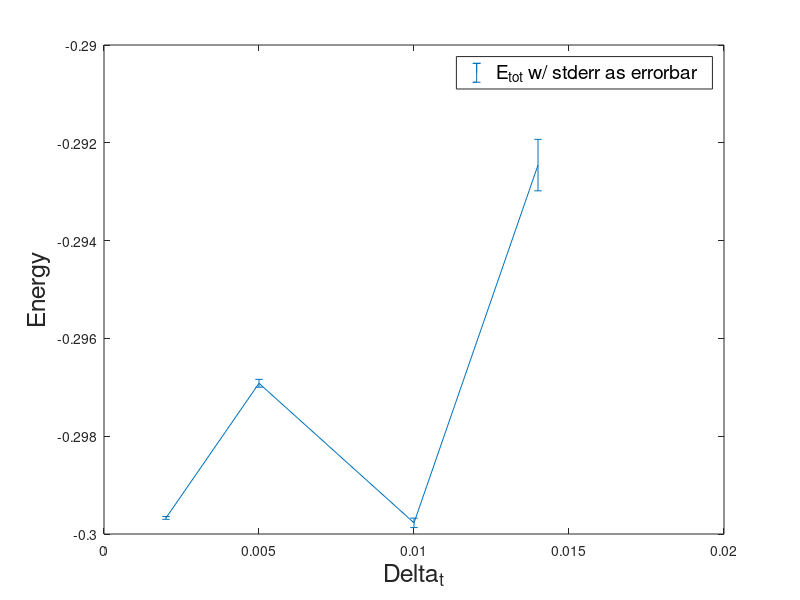
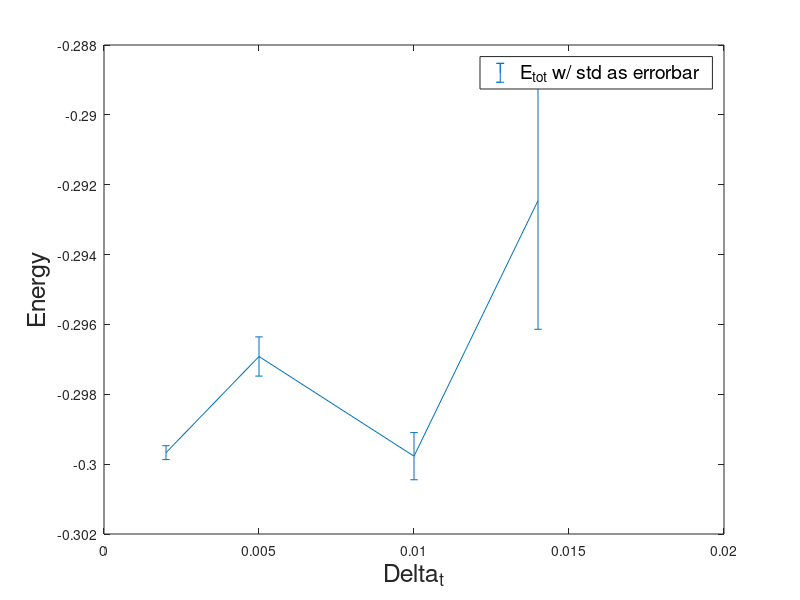
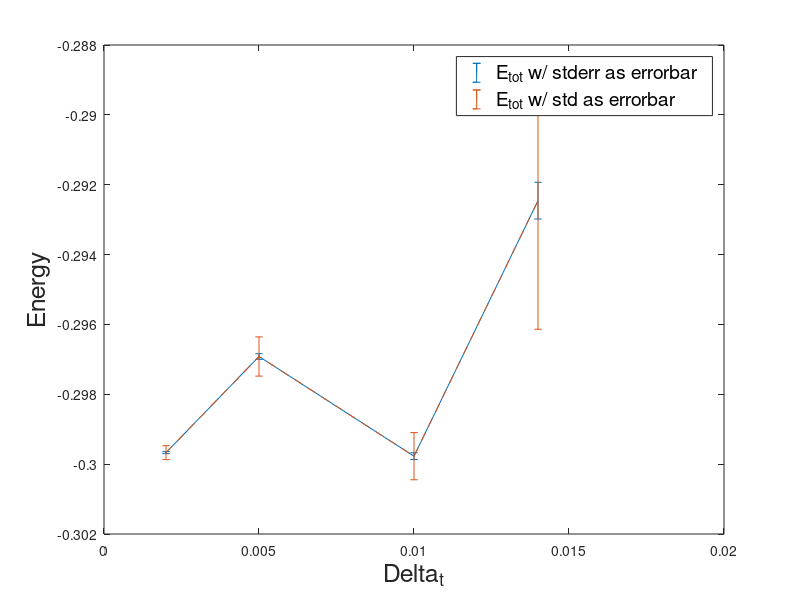

MATLAB code to generate these figures, in order:
clear

data_dt_002 = [-0.299671, 5.67969e-05];
data_dt_005 = [-0.296918, 0.000160269];
data_dt_010 = [-0.299772, 0.000192871];
data_dt_014 = [-0.292456, 0.00105202];
data_dt_020 = [4.13966e+14, 3.1706e+06];

N = 64;
NBlocks = 50;

% note we discard last as that is very divergent
xdata = [0.002, 0.005, 0.010, 0.014];
ydata = [data_dt_002(1), data_dt_005(1), data_dt_010(1), data_dt_014(1)];
edata_standard_error = [data_dt_002(2), data_dt_005(2), data_dt_010(2), data_dt_014(2)];
edata_std = edata_standard_error * sqrt(NBlocks-1);


figure(1);
% use halve edata as the total width of error bar is 2*err originally
errorbar(xdata,ydata,edata_standard_error./2);
xlabel("\Delta_t", "FontSize", 18);
ylabel("Energy", "FontSize", 18);
legend("E_{tot} w/ stderr as errorbar", "FontSize", 14);

figure(2);
errorbar(xdata,ydata,edata_std./2);
xlabel("\Delta_t", "FontSize", 18);
ylabel("Energy", "FontSize", 18);
legend("E_{tot} w/ std as errorbar", "FontSize", 14);

figure(3);
errorbar(xdata,ydata,edata_standard_error./2);
hold on
errorbar(xdata,ydata,edata_std./2,'--');
xlabel("\Delta_t", "FontSize", 18);
ylabel("Energy", "FontSize", 18);
legend("E_{tot} w/ stderr as errorbar", "E_{tot} w/ std as errorbar", "FontSize", 14);